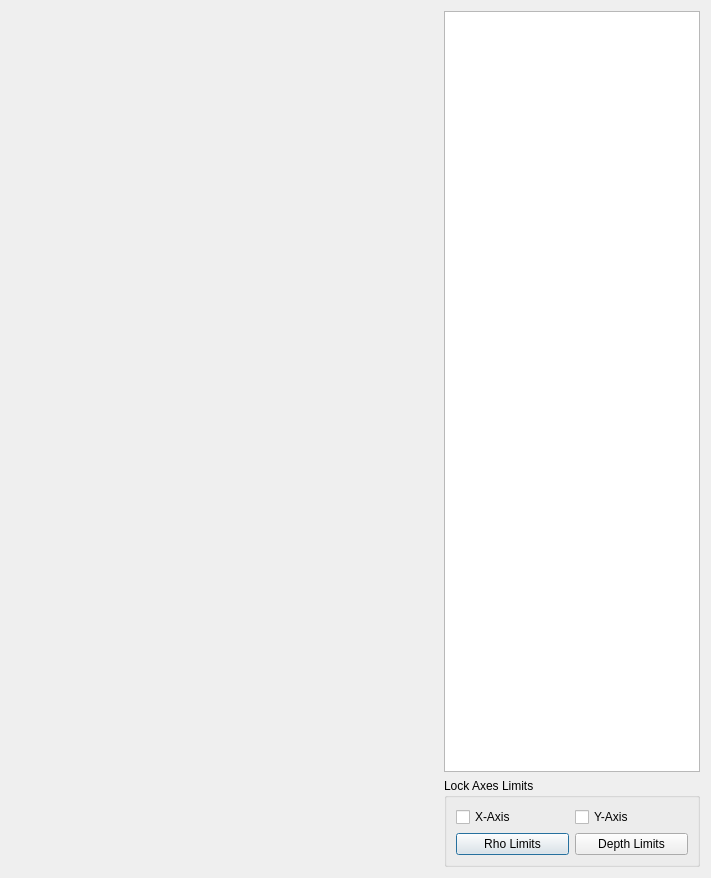
<?xml version="1.0" encoding="UTF-8"?>
<ui version="4.0">
 <class>Dialog</class>
 <widget class="QDialog" name="Dialog">
  <property name="geometry">
   <rect>
    <x>0</x>
    <y>0</y>
    <width>711</width>
    <height>878</height>
   </rect>
  </property>
  <property name="windowTitle">
   <string>1D Modelling</string>
  </property>
  <layout class="QGridLayout" name="gridLayout_2" rowstretch="0,0" columnstretch="0,0,0" columnminimumwidth="0,2,0">
   <item row="0" column="2">
    <widget class="QTableWidget" name="layerTable">
     <property name="sizePolicy">
      <sizepolicy hsizetype="Minimum" vsizetype="Expanding">
       <horstretch>0</horstretch>
       <verstretch>0</verstretch>
      </sizepolicy>
     </property>
     <property name="minimumSize">
      <size>
       <width>200</width>
       <height>0</height>
      </size>
     </property>
    </widget>
   </item>
   <item row="0" column="0" rowspan="2">
    <spacer name="verticalSpacer">
     <property name="orientation">
      <enum>Qt::Vertical</enum>
     </property>
     <property name="sizeHint" stdset="0">
      <size>
       <width>20</width>
       <height>40</height>
      </size>
     </property>
    </spacer>
   </item>
   <item row="0" column="1" rowspan="2">
    <layout class="QGridLayout" name="gridLayout">
     <item row="0" column="0">
      <widget class="QWidget" name="mplwindow" native="true">
       <property name="sizePolicy">
        <sizepolicy hsizetype="Expanding" vsizetype="Expanding">
         <horstretch>0</horstretch>
         <verstretch>0</verstretch>
        </sizepolicy>
       </property>
       <layout class="QVBoxLayout" name="mplvl" stretch="">
        <property name="sizeConstraint">
         <enum>QLayout::SetDefaultConstraint</enum>
        </property>
       </layout>
      </widget>
     </item>
    </layout>
   </item>
   <item row="1" column="2">
    <widget class="QGroupBox" name="groupBox">
     <property name="sizePolicy">
      <sizepolicy hsizetype="Minimum" vsizetype="Preferred">
       <horstretch>0</horstretch>
       <verstretch>0</verstretch>
      </sizepolicy>
     </property>
     <property name="title">
      <string>Lock Axes Limits</string>
     </property>
     <layout class="QGridLayout" name="gridLayout_3">
      <item row="0" column="0">
       <widget class="QCheckBox" name="lockXAxis">
        <property name="text">
         <string>X-Axis</string>
        </property>
       </widget>
      </item>
      <item row="0" column="2">
       <widget class="QCheckBox" name="lockYAxis">
        <property name="text">
         <string>Y-Axis</string>
        </property>
       </widget>
      </item>
      <item row="1" column="0">
       <widget class="QPushButton" name="rhoLimits">
        <property name="text">
         <string>Rho Limits</string>
        </property>
       </widget>
      </item>
      <item row="1" column="2">
       <widget class="QPushButton" name="depthLimits">
        <property name="text">
         <string>Depth Limits</string>
        </property>
       </widget>
      </item>
     </layout>
    </widget>
   </item>
  </layout>
 </widget>
 <resources/>
 <connections/>
</ui>
